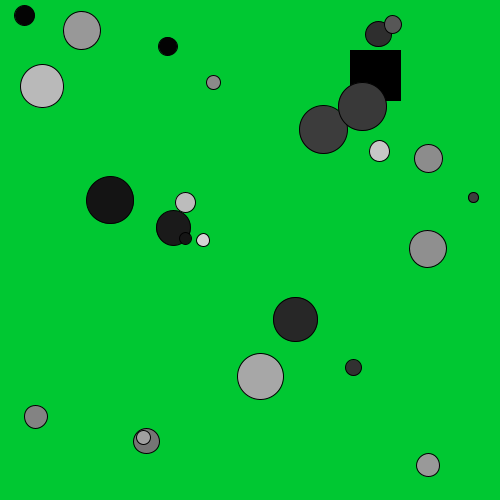
Frame 1 (no input)
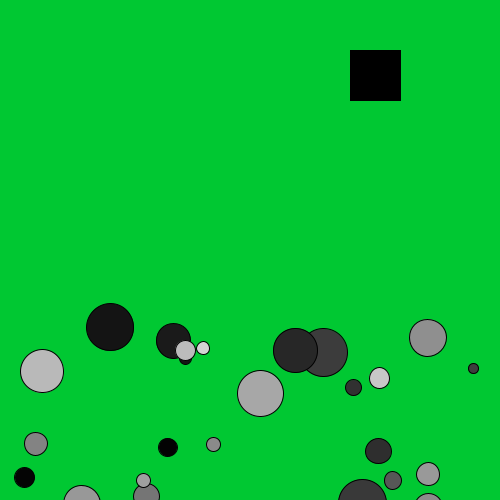
Frame 60 (the mouse pressed at the canvas centre just before this capture)
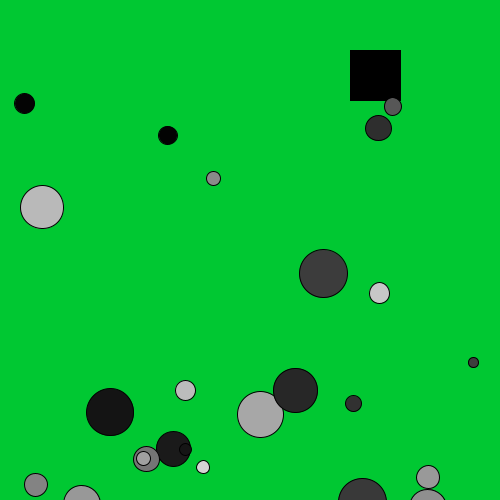
Frame 120 (the mouse held since frame 60 and released just before this capture)

The Processing sketch that drew these frames (run headless with seeded random() and noise(); from frame 60 on, the mouse is pressed at the canvas centre):

// Processing sketch: processing_59521
// ── processing_59521.pde

//Problem Set 3.2
//by: Nathan Smofsky

float speed = 2;
float gravity = 0.3;

ball b;
button btn;
ball[] balls = new ball[25];


//--------------------------------------

void setup() {
  size(500, 500);
  smooth();

  btn = new button(350, 50, 50, 50, 0);
  for (int i = 0; i < balls.length; i++) {
    balls[i] = new ball((random(width)), (random(height)), random(10, 50), random(255));
  }
}

//--------------------------------------

void draw() {
  background(0, 200, 50);
  btn.display();

  for (int i = 0; i < balls.length; i++) {
    balls[i].display();
    if (btn.on() == false) {
      balls[i].bounce();
    }
  }
}
void mousePressed() {
  btn.click();
}
//-----------------------------------------------------
class ball {

  float x;
  float y;
  float dia;
  float c;
  float speed;


  //----------------------------------
  ball(float x, float y, float dia, float c) {
    this.x = x;
    this.y = y;
    this.dia = dia;
    this.c = c;
    this.speed = map(this.dia, 0, 50, 0, 2);
  }

  void display() {
    fill(c);
    ellipse(x, y, dia, dia);
  }

  void bounce () {
    y = y + (int) speed;
    speed = speed + gravity;

    if (y >= height) {
      speed = -0.9 * speed;
    }
  }
}
//---------------------------------------------------
class button {

  int btnx;
  int btny;
  int btnw;
  int btnh;
  color c;
  boolean on;
  boolean pressed;
  //----------------------------------

  button(int btnx, int btny, int btnw, int btnh, color c) {
    this.btnx = btnx;
    this.btny = btny;
    this.btnw = btnw;
    this.btnh = btnh;
    this.c = c;
  }
  void display() {
    fill(c);
    rect(btnx, btny, btnw, btnh);
  }

  void click() {
    if (mouseX > btn.btnx && mouseX < btn.btnx+btnw && mouseY > btn.btny && mouseY < btn.btny+btnw) {
      on = !on;
    }
    if (on == true) {
      pressed = true;
    }
    else {
      pressed =false;
    }
  }

  boolean on() {
    if (pressed==true) {
      return true;
    }
    else {
      return false;
    }
  }
}
